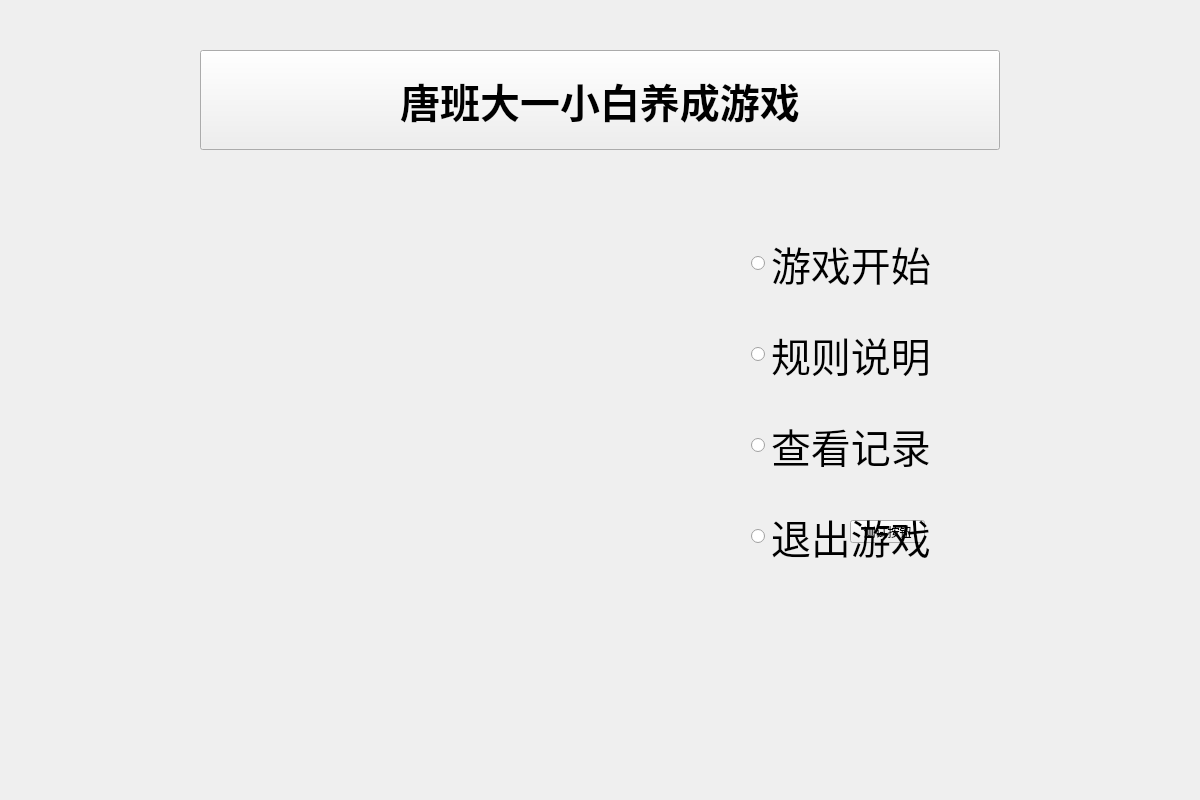
<?xml version="1.0" encoding="UTF-8"?>
<ui version="4.0">
 <class>PPT1</class>
 <widget class="QWidget" name="PPT1">
  <property name="geometry">
   <rect>
    <x>0</x>
    <y>0</y>
    <width>1200</width>
    <height>800</height>
   </rect>
  </property>
  <property name="windowTitle">
   <string>PPT1</string>
  </property>
  <widget class="QPushButton" name="pushButton">
   <property name="geometry">
    <rect>
     <x>850</x>
     <y>520</y>
     <width>75</width>
     <height>23</height>
    </rect>
   </property>
   <property name="text">
    <string>测试按钮</string>
   </property>
  </widget>
  <widget class="QWidget" name="layoutWidget">
   <property name="geometry">
    <rect>
     <x>740</x>
     <y>200</y>
     <width>381</width>
     <height>401</height>
    </rect>
   </property>
   <layout class="QVBoxLayout" name="verticalLayout">
    <item>
     <widget class="QRadioButton" name="radioButton">
      <property name="font">
       <font>
        <pointsize>30</pointsize>
       </font>
      </property>
      <property name="text">
       <string>游戏开始</string>
      </property>
     </widget>
    </item>
    <item>
     <widget class="QRadioButton" name="radioButton_2">
      <property name="font">
       <font>
        <pointsize>30</pointsize>
       </font>
      </property>
      <property name="text">
       <string>规则说明</string>
      </property>
     </widget>
    </item>
    <item>
     <widget class="QRadioButton" name="radioButton_4">
      <property name="font">
       <font>
        <pointsize>30</pointsize>
       </font>
      </property>
      <property name="text">
       <string>查看记录</string>
      </property>
     </widget>
    </item>
    <item>
     <widget class="QRadioButton" name="radioButton_3">
      <property name="font">
       <font>
        <pointsize>30</pointsize>
       </font>
      </property>
      <property name="text">
       <string>退出游戏</string>
      </property>
     </widget>
    </item>
   </layout>
  </widget>
  <widget class="QPushButton" name="bt">
   <property name="geometry">
    <rect>
     <x>200</x>
     <y>50</y>
     <width>800</width>
     <height>100</height>
    </rect>
   </property>
   <property name="font">
    <font>
     <pointsize>30</pointsize>
     <weight>75</weight>
     <bold>true</bold>
    </font>
   </property>
   <property name="styleSheet">
    <string notr="true"/>
   </property>
   <property name="text">
    <string>唐班大一小白养成游戏</string>
   </property>
  </widget>
 </widget>
 <layoutdefault spacing="6" margin="11"/>
 <resources/>
 <connections/>
</ui>
